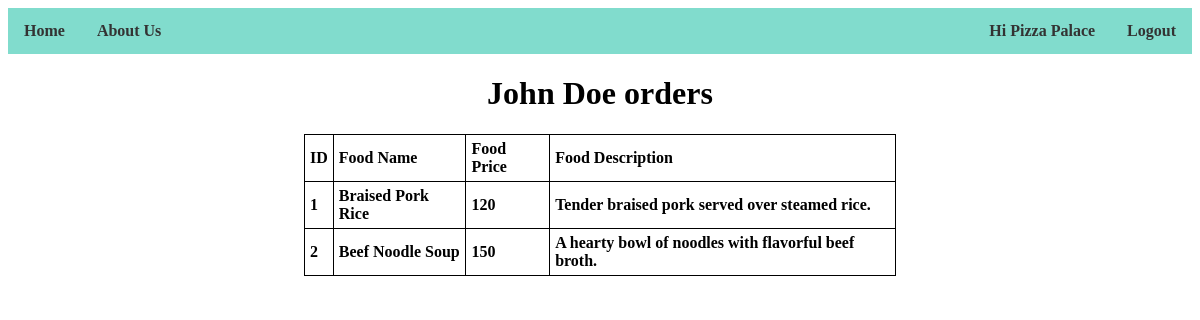
The app's page /adminOrderItems.php?order_id=1 (signed in) with its own data.
### tables this page shows
CREATE TABLE IF NOT EXISTS `customer` (
    `cust_id` INT NOT NULL AUTO_INCREMENT PRIMARY KEY,
    `cust_name` VARCHAR(50) NOT NULL,
    `cust_telp_num` VARCHAR(10)
);

CREATE TABLE IF NOT EXISTS `order_items` (
    `menu_id` INT NOT NULL,
    `order_id` INT NOT NULL,
    FOREIGN KEY (`menu_id`) REFERENCES `menu`(`menu_id`) ON UPDATE CASCADE ON DELETE CASCADE,
    FOREIGN KEY (`order_id`) REFERENCES `order`(`order_id`) ON UPDATE CASCADE ON DELETE CASCADE
);

CREATE TABLE IF NOT EXISTS `menu` (
    `menu_id` INT NOT NULL AUTO_INCREMENT PRIMARY KEY,
    `food_name` VARCHAR(50) NOT NULL,
    `food_price` INT NOT NULL,
    `food_description` VARCHAR(255)
);

### session.php (called while the page is built, shortened)
<?php
   include('config.php');
   $user_check = $_SESSION['login_user'];
   $ses_sql = mysqli_query($conn,"SELECT login_id FROM login_cred WHERE user_name = '$user_check' ");
   $row = mysqli_fetch_array($ses_sql,MYSQLI_ASSOC);
   $login_session = $row['login_id'];
?>

### adminOrderItems.php (the view, shortened to what this page needs)
<?php
    include('session.php');
    include("config.php");
    $order_id = $_GET['order_id'];
?>
<?php include('adminNavbar.php'); ?>
<html>
<head>
</head>
<body>
<h1 align="center"><?php $sql = "SELECT cust_name FROM customer NATURAL JOIN cust_order WHERE order_id = '$order_id'";
                    $result = $conn->query($sql);
                    if ($result->num_rows > 0) {
                        $row = mysqli_fetch_array($result, MYSQLI_ASSOC);
                        $user_name = $row["cust_name"];
                        echo $user_name;
                    }?> orders</h1>
<table style="width:50%" align="center">
    <tr>
        <th>ID</th>
        <th>Food Name</th>
        <th>Food Price</th>
        <th>Food Description</th>
    </tr>
    <?php
        $sql = "SELECT oi.menu_id, m.food_name, m.food_price, m.food_description
                FROM order_items oi
                INNER JOIN menu m ON oi.menu_id = m.menu_id
                WHERE oi.order_id = '$order_id'";
        $result = $conn->query($sql);
        if ($result->num_rows > 0) {
            while ($row = mysqli_fetch_array($result, MYSQLI_ASSOC)) {
                echo "<tr>";
                echo "<td>".$row["menu_id"]."</td>";
                echo "<td>".$row["food_name"]."</td>";
                echo "<td>".$row["food_price"]."</td>";
                echo "<td>".$row["food_description"]."</td>";
                echo "</tr>";
            }
        } else {
            echo "<tr><td colspan='4'>0 results</td></tr>";
        }
    ?>
</table>
</body>
</html>

### adminNavbar.php (shortened to what this page needs)
<nav>
    <ul>
        <li class="has"><a class="active" href="adminMainPage.php">Home</a></li>
        <li class="has"><a href="aboutUs.php">About Us</a></li>
        <?php
        if(!isset($_SESSION['login_user'])){
            echo '<li><a class="active" href="login.php">Login';
        } else {
            $sql = "SELECT user_name FROM login_cred WHERE login_id = '$login_session'";
            $result = $conn->query($sql);
            if ($result->num_rows > 0) {
                $row = mysqli_fetch_array($result, MYSQLI_ASSOC);
                $user_name = $row["user_name"];
                if($user_name == NULL){
                    echo '<li><a class="active" href="login.php">Login';
                } else {
                    echo '<li class="acclogout"><a class="active" href="logout.php">Logout';
                    echo '</a></li>';
                    echo '<li class="acclogout"><a href="userpage.php">Hi ';
                    echo $user_name;
                }
            }
        }
        ?></a></li>
    </ul>
</nav>

### adminNavbar.php (style rules this page uses)
nav ul { list-style-type: none; margin: 0; padding: 0; background-color: #81DCCD; overflow: hidden; }
nav li.has { float: left; }
nav li a { display: block; color: #333; text-align: center; padding: 14px 16px; text-decoration: none; font-family:'Lucida Sans'; font-weight: bold; }
nav li.acclogout { float : right; }

### adminOrderItems.php (style rules this page uses)
table, th, td { border: 1px solid black; border-collapse: collapse; font-family:'Lucida Sans' ; font-weight: bold; }
th, td { padding: 5px; text-align: left; font-family:'Lucida Sans' ; font-weight: bold; }

### records on screen
customer: cust_name "John Doe"
order_items: menu_id "1", menu_id.food_name "Braised Pork Rice", menu_id.food_price "120", menu_id.food_description "Tender braised pork served over steamed rice."
order_items: menu_id "2", menu_id.food_name "Beef Noodle Soup", menu_id.food_price "150", menu_id.food_description "A hearty bowl of noodles with flavorful beef broth."

### other values on screen
$user_name "Pizza Palace"
